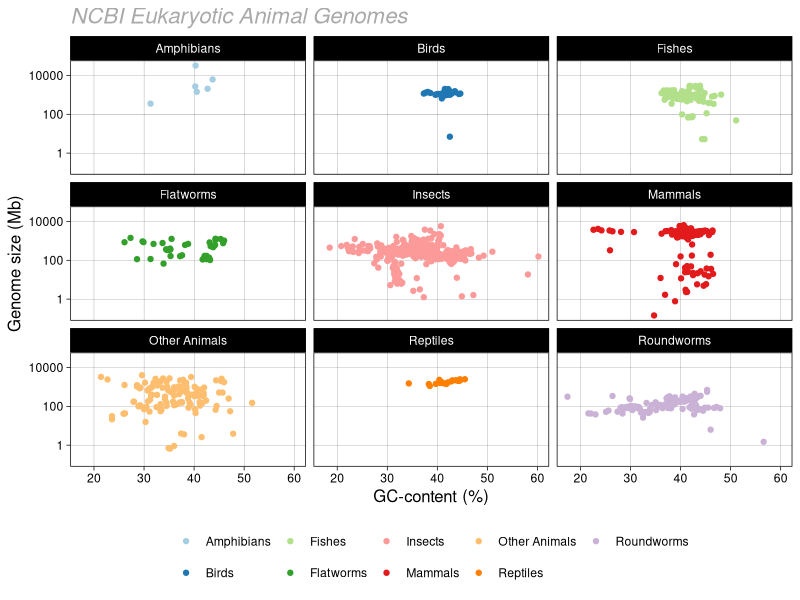
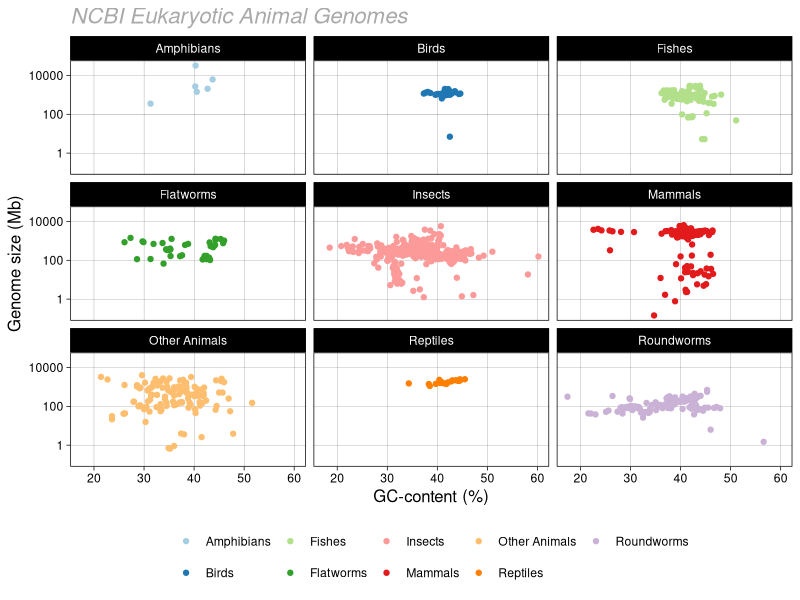

Generate these figures, in order, with R:
# Description: Introduction to tidyverse
# Elixir Belgium workshop
# Example
# These are not the only options to the exercises feel free to do it differently
# Note: recommended to start new session for each script

# If you haven't installed tidyverse, please uncomment the following line
# install.packages("tidyverse")

# load the package tidyverse
library(tidyverse)

## 1. Read in data
## An operational taxonomic unit (OTU)
animals <- read_tsv("data/animals.tsv")
# Another tweaking example

## Scatterplot from 2
animals %>% 
  select(subgroup, gc, size_mb) %>% 
  filter(!is.na(gc), !is.na(size_mb)) %>% 
  ggplot(aes(x = gc, y = size_mb, color = subgroup)) +
  geom_point() +
  facet_wrap(~subgroup) +
  xlab("GC-content (%)") +
  ylab("Genome size (Mb)") +
  ggtitle("NCBI Eukaryotic Animal Genomes") +
  scale_y_log10() +
  scale_colour_brewer(palette = "Paired") +
  theme_linedraw() +
  theme(
    legend.position = "bottom",
    legend.title = element_blank(),
    axis.title = element_text(size = 12),
    plot.title = element_text(size = 16, face = "italic", colour = "darkgrey"),
    panel.grid.minor = element_blank()
  )
ggsave("plots/point_gc_size.png",
       width = 10, height = 8
)
